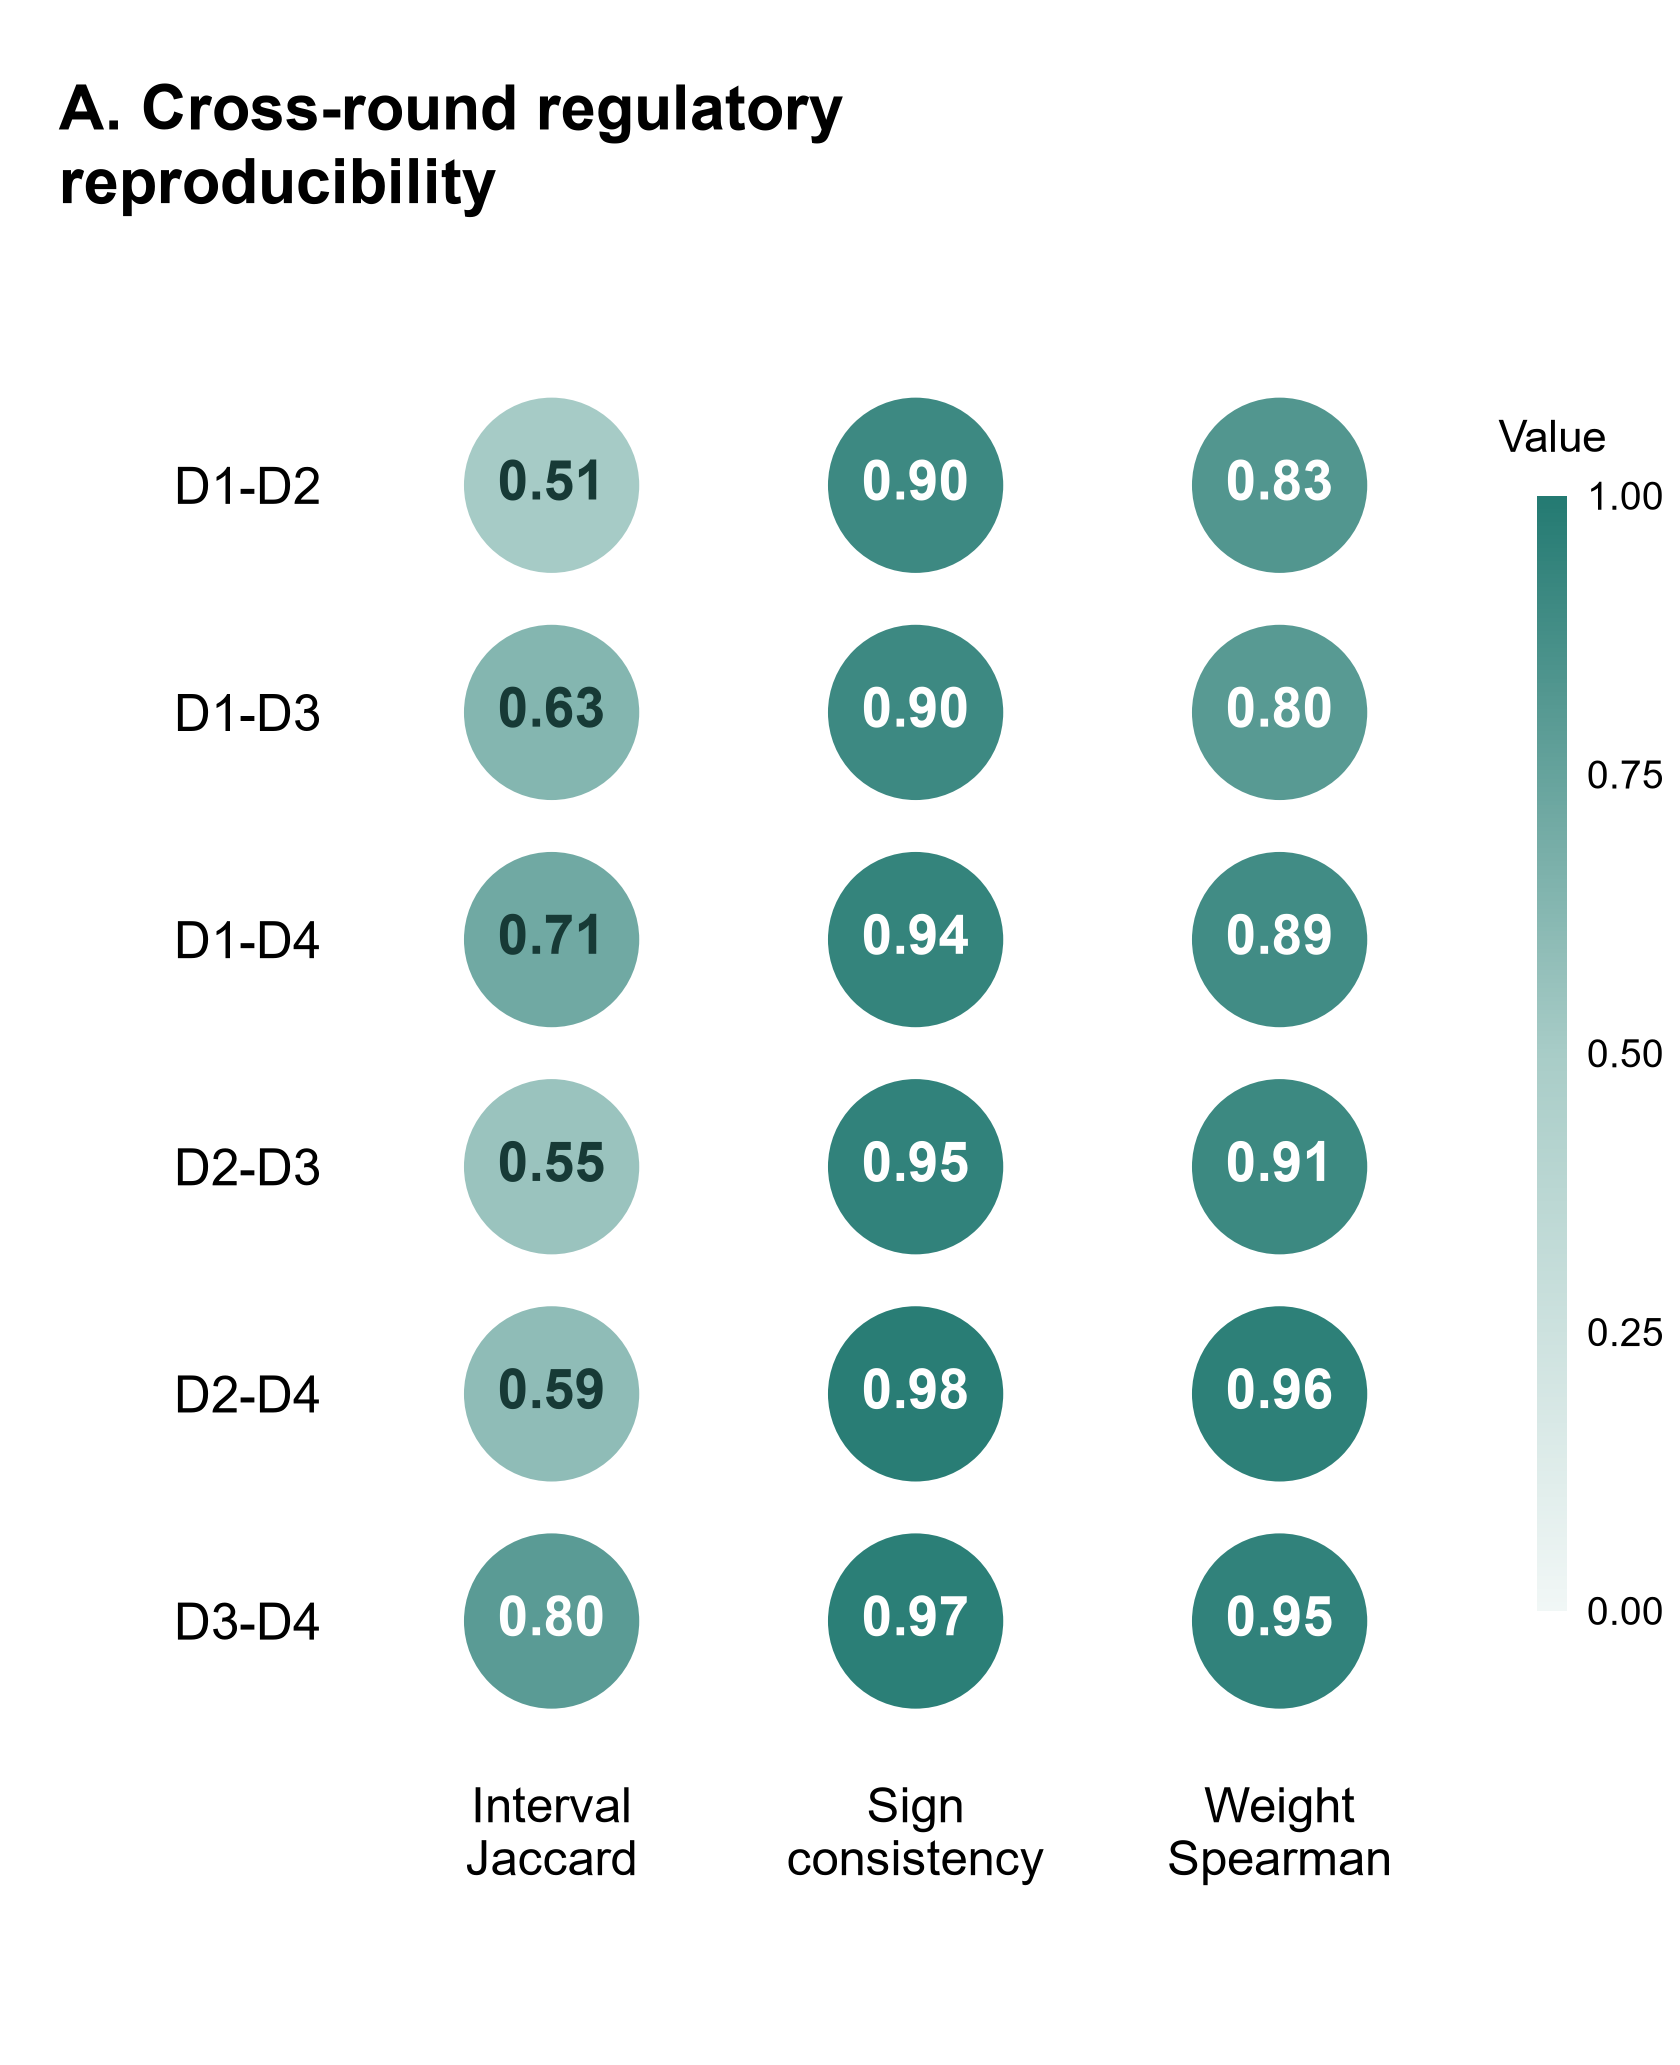

The Python source for this figure:
"""Vertical version of scReLIFT reproducibility DotPlot: 6 pairs x 3 metrics.

Reads the same user-supplied CSV as the approved horizontal version. Preserves
all 18 values, fixed circle area, teal scale 0..1, and Decimal HALF_UP labels.
Original horizontal figure and data remain unchanged.
"""
from pathlib import Path
from decimal import Decimal, ROUND_HALF_UP
import csv
import hashlib
import json
import sys

try:
    import matplotlib
except ImportError:
    sys.path.insert(0, r"E:\my_research\_work\table1_python_deps")
    import matplotlib
matplotlib.use("Agg")
import matplotlib.pyplot as plt
from matplotlib.colors import LinearSegmentedColormap, Normalize

ROOT = Path(__file__).resolve().parent
DATA = ROOT / "绘图数据/图3.2_Regulatory_Reproducibility_用户指定.csv"
STEM = ROOT / "Figure3A_regulatory_reproducibility_vertical"
PAIRS = ("D1-D2", "D1-D3", "D1-D4", "D2-D3", "D2-D4", "D3-D4")
METRICS = (("interval_jaccard", "Interval\nJaccard"),
           ("sign_consistency", "Sign\nconsistency"),
           ("weight_spearman", "Weight\nSpearman"))


def main():
    with DATA.open(encoding="utf-8-sig", newline="") as f:
        rows = list(csv.DictReader(f))
    assert [r["fold_pair"] for r in rows] == list(PAIRS)
    plt.rcParams.update({"font.family":"sans-serif", "font.sans-serif":["Arial","DejaVu Sans"],
                         "font.size":10, "pdf.fonttype":42, "svg.fonttype":"none",
                         "savefig.facecolor":"white", "savefig.dpi":350})
    cmap = LinearSegmentedColormap.from_list("regulatory_teal", ["#f1f7f6", "#a8ccc7", "#247a72"])
    norm = Normalize(vmin=0, vmax=1, clip=True)
    fig = plt.figure(figsize=(4.8, 5.9), facecolor="white")
    ax = fig.add_axes((.22, .16, .65, .66))
    xs, ys, values, labels = [], [], [], []
    for y, row in enumerate(rows):
        for x, (key, _) in enumerate(METRICS):
            value = float(row[key])
            assert 0 <= value <= 1
            xs.append(x)
            ys.append(y)
            values.append(value)
            labels.append(dict(fold_pair=row["fold_pair"], metric=key, input=row[key],
                               label=str(Decimal(row[key]).quantize(Decimal("0.01"),rounding=ROUND_HALF_UP))))
    dots = ax.scatter(xs, ys, s=1300, c=values, cmap=cmap, norm=norm,
                      marker="o", edgecolors="none", linewidths=0)
    for x,y,value,entry in zip(xs,ys,values,labels):
        rgb = cmap(norm(value))[:3]
        linear = [v/12.92 if v<=.04045 else ((v+.055)/1.055)**2.4 for v in rgb]
        luminance = sum(a*b for a,b in zip(linear,(.2126,.7152,.0722)))
        ax.text(x,y,entry["label"],ha="center",va="center",fontsize=11.3,fontweight="bold",
                color="white" if luminance<.32 else "#173a36")
    ax.set_xlim(-.5,2.5)
    ax.set_ylim(5.5,-.5)
    ax.set_xticks(range(3),[label for _,label in METRICS],fontsize=10)
    ax.set_yticks(range(6),PAIRS,fontsize=10.5)
    ax.tick_params(axis="both",length=0,pad=10)
    for spine in ax.spines.values():
        spine.set_visible(False)
    cax = fig.add_axes((.915,.22,.018,.54))
    cb = fig.colorbar(dots,cax=cax,ticks=(0,.25,.5,.75,1))
    cb.outline.set_visible(False)
    cb.ax.tick_params(length=0,labelsize=8,pad=4)
    cb.ax.set_title("Value",fontsize=9,pad=9)
    # Wrapped user-requested title fits the portrait canvas without shrinking.
    fig.text(.035,.963,"A. Cross-round regulatory\nreproducibility",ha="left",va="top",
             fontsize=13,fontweight="bold",linespacing=1.25)
    for ext in ("png","pdf","svg"):
        fig.savefig(STEM.with_suffix("."+ext),dpi=350)
    plt.close(fig)
    meta = dict(model="scReLIFT",layout="6 fold-pair rows x 3 metric columns",
                circle_area_pt2=1300,color_limits=[0,1],data_sha256=hashlib.sha256(DATA.read_bytes()).hexdigest(),
                data_source=str(DATA),number_labels=labels,rounding="Decimal ROUND_HALF_UP",
                original_horizontal_preserved=True)
    STEM.with_suffix(".json").write_text(json.dumps(meta,ensure_ascii=False,indent=2),encoding="utf-8")
    print("Saved vertical PNG/PDF/SVG, 18 fixed-size circles.")


if __name__ == "__main__":
    main()
